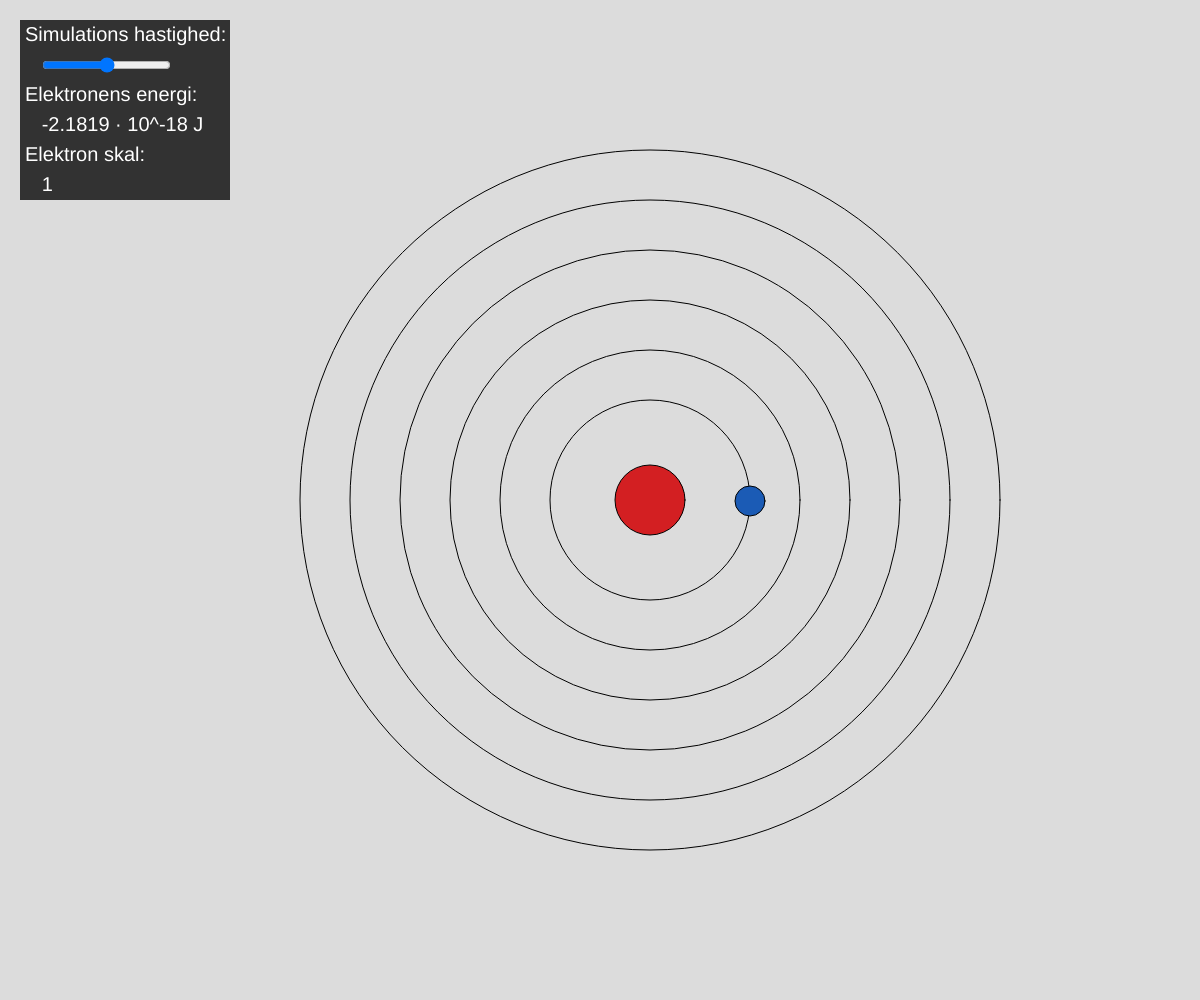
Frame 1 (no input)
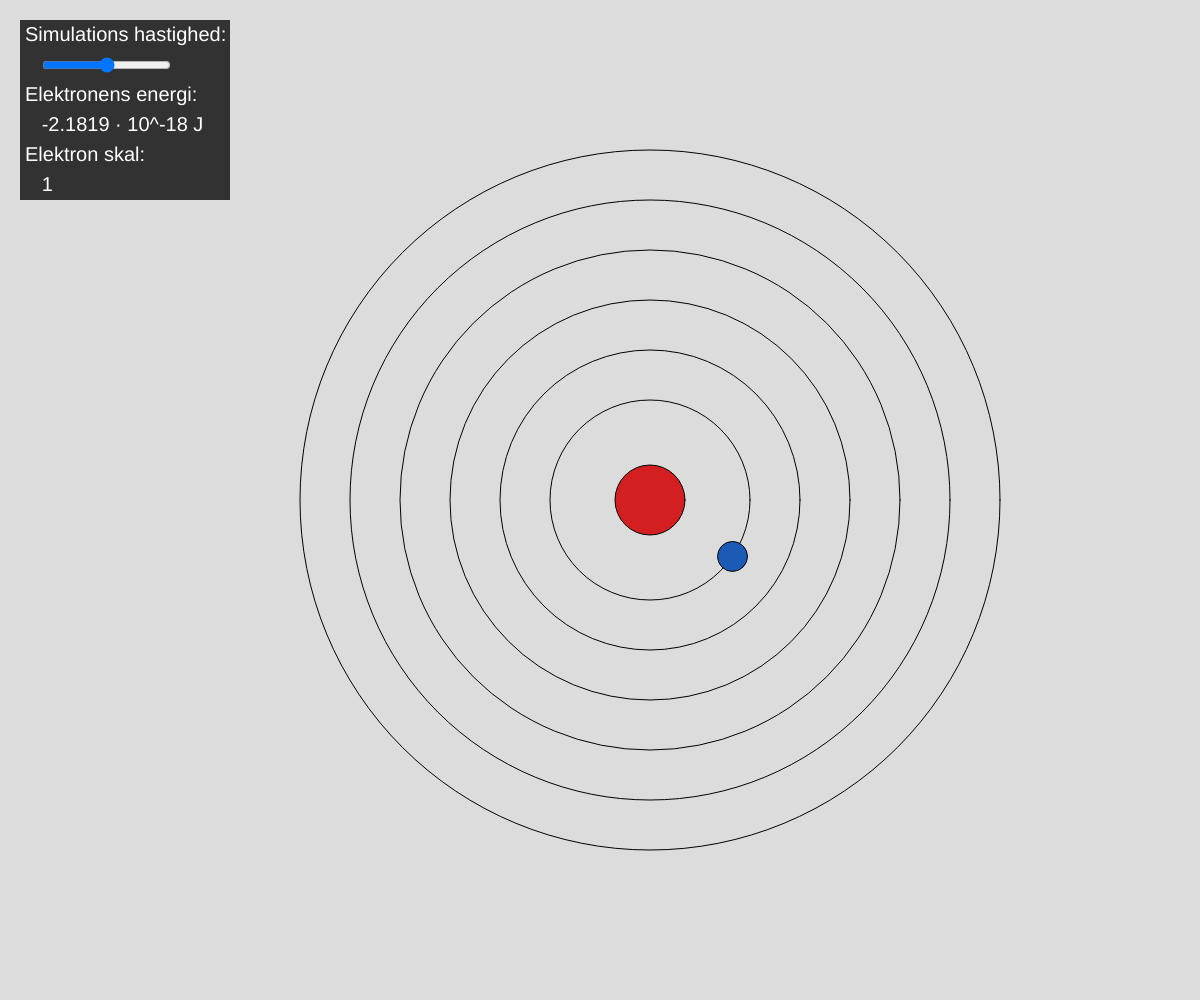
Frame 60 (no input)
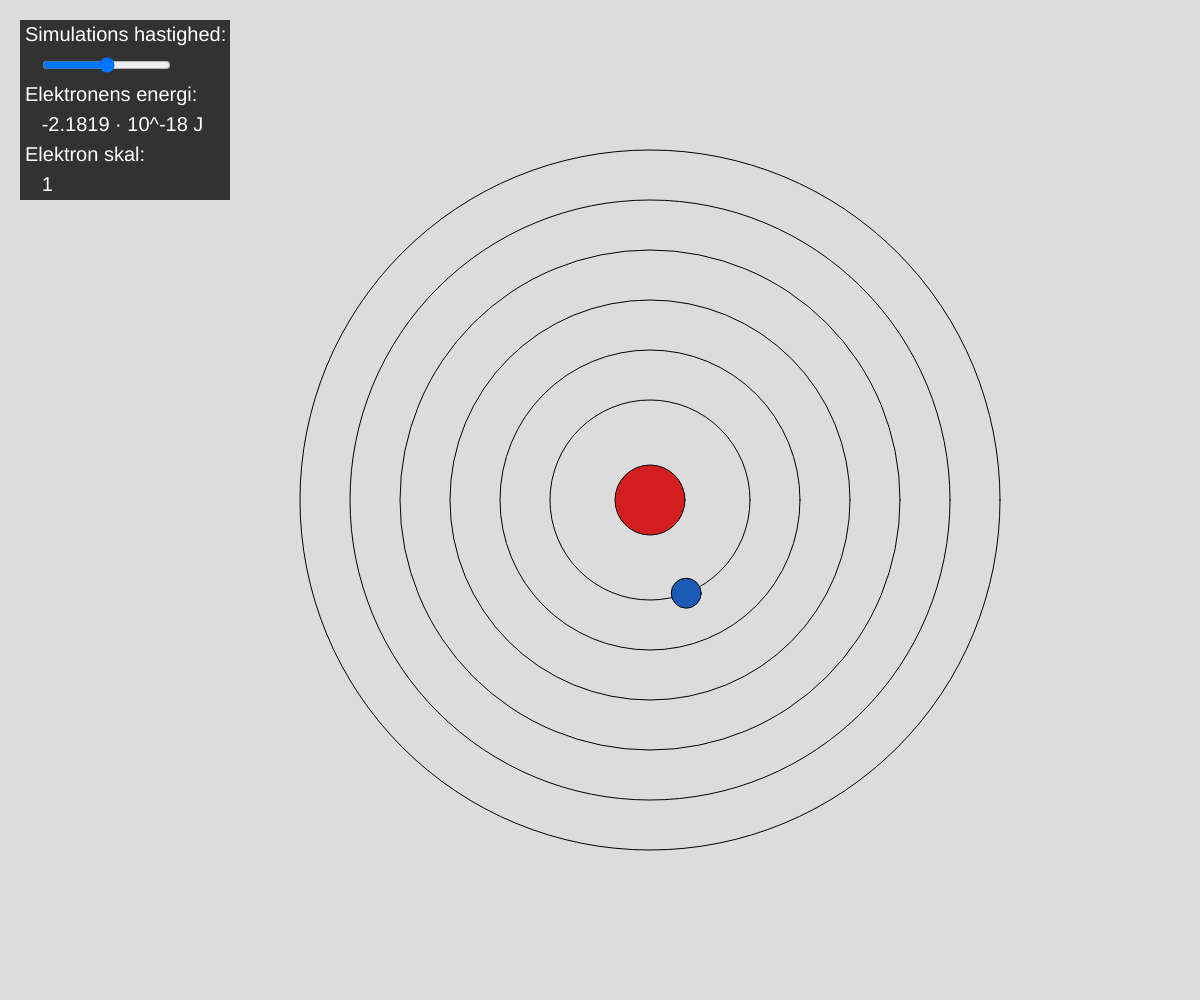
Frame 120 (the mouse pressed at the canvas centre since frame 60)

The p5.js sketch that drew these frames (run headless with seeded random() and noise() and a simulated clock; from frame 60 on, the mouse is pressed at the canvas centre):

// p5.js sketch
// ── sketch.js
// Skal konstanter
const NUM_RINGS = 6;
const INNER_RING_RADIUS = 50;
const RING_SPACING = 0.3;

// Proton/elektron/foton konstanter
const PROTON_RADIUS = 35;

const ELECTRON_RADIUS = 15;
const ELECTRON_SPEED = 0.02;

const PHOTON_RADIUS = 8;
const PHOTON_SPEED = 15;

// Farve/bølgelængde konstanter
let LIGHT_SPECTRUM = [];
const UV_WAVELENGTH = 280;
let UV_COLOR;
const IR_WAVELENGTH = 740;
let IR_COLOR;

// Mindste/største skærm bredde/højde
const MIN_SCREEN_SIZE = Math.min(window.innerWidth, window.innerHeight);
const MAX_SCREEN_SIZE = Math.max(window.innerWidth, window.innerHeight);

// Fysik konstanter
const PHYSICS = {
    h: 6.63 * Math.pow(10, -34), // Plancks konstant
    c: 3.0 * Math.pow(10, 8), // Lysets hastighed i vakuum
    R: 1.097 * Math.pow(10, 7), // R?
};

let atom;
let photons = [];

let ui;
let simSpeed = 0.5;

function setup() {
    createCanvas(windowWidth, windowHeight);
    atom = new Atom(width / 2 + 50, height / 2);

    textSize(20);
    textAlign(LEFT, TOP);
    ui = new UI();

    LIGHT_SPECTRUM = [
        [280, color(124, 19, 110)],
        [400, color(214, 25, 189)],
        [430, color(13, 0, 144)],
        [510, color(0, 233, 253)],
        [550, color(21, 184, 33)],
        [580, color(254, 246, 0)],
        [610, color(253, 103, 0)],
        [740, color(248, 0, 0)],
    ];
    UV_COLOR = color(0, 0, 255, 100);
    IR_COLOR = color(255, 0, 0, 100);
}

function draw() {
    background(220);
    // Opdater atom,fotoner,ui
    atom.update();
    for (let i = 0; i < photons.length; i++) if (photons[i] !== null) photons[i].update();
    ui.update();

    // Vis atom,fotoner,ui
    atom.display();
    for (let i = 0; i < photons.length; i++) if (photons[i] !== null) photons[i].display();
    ui.display();
}

function mousePressed() {
    atom.startDrag();
}
function mouseReleased() {
    atom.endDrag();
}

function spawnPhoton(sx, sy, ex, ey, energy, callback) {
    let index = photons.indexOf(null);
    if (index < 0) {
        index = photons.push(null) - 1;
    }
    photons[index] = new Photon(sx, sy, ex, ey, energy, index, callback);
}
function removePhoton(index) {
    photons[index] = null;
}

function splitNumber(num) {
    let mantissa = float((num + "").split("e")[0]);
    let exponent = float((num + "").split("e")[1]);
    return [mantissa, exponent];
}

class Photon {
    constructor(startX, startY, endX, endY, energy, index, callback) {
        this.xPos = startX;
        this.yPos = startY;
        this.endX = endX;
        this.endY = endY;

        this.energy = energy;
        // f = E/h
        let frequency = energy / PHYSICS.h;
        // λ = c/f
        this.wavelength = (PHYSICS.c / frequency) * Math.pow(10, 9);
        this.color = this.wavelengthToColor(this.wavelength);
        this.index = index;

        this.callback = callback;
    }

    update() {
        let dx = this.endX - this.xPos;
        let dy = this.endY - this.yPos;
        let distance = Math.sqrt(Math.pow(dx, 2) + Math.pow(dy, 2));

        if (distance < PHOTON_RADIUS * 2) {
            if (this.callback !== null) this.callback.call(atom);
            removePhoton(this.index);
        }

        this.xPos += (dx / distance) * PHOTON_SPEED * simSpeed;
        this.yPos += (dy / distance) * PHOTON_SPEED * simSpeed;
    }

    wavelengthToColor(wavelength) {
        if (wavelength < UV_WAVELENGTH) return UV_COLOR;
        if (wavelength > IR_WAVELENGTH) return IR_COLOR;
        for (let i = 0; i < LIGHT_SPECTRUM.length - 1; i++) {
            let [newWl, newCol] = LIGHT_SPECTRUM[i];
            let [nextWl, nextCol] = LIGHT_SPECTRUM[i + 1];
            if (wavelength >= newWl && wavelength <= nextWl) {
                let p = (wavelength - newWl) / (nextWl - newWl);
                return lerpColor(newCol, nextCol, p);
            } else continue;
        }
        return color(0);
    }

    display() {
        noStroke();
        fill(this.color);
        circle(this.xPos, this.yPos, PHOTON_RADIUS * 2);
        text("λ = " + this.wavelength.toFixed(4) + " [nm]", this.xPos, this.yPos + 10);
        let [m, e] = splitNumber(this.energy);
        text("E = " + m.toFixed(4) + " · 10^" + e + " [J]", this.xPos, this.yPos + 40);
    }
}

class Atom {
    constructor(xPos, yPos) {
        this.xPos = xPos;
        this.yPos = yPos;

        this.electronAngle = 0;
        this.electronOrbit = 0;

        this.ghostAngle = 0;
        this.ghostOrbit = 0;

        this.isDragging = false;
        this.isWaiting = false;
    }

    onPhotonHit() {
        this.electronAngle = this.ghostAngle;
        this.electronOrbit = this.ghostOrbit;
        this.isWaiting = false;
    }

    startDrag() {
        if (this.isWaiting) return;
        let [elecX, elecY] = this.electronPosition(this.electronAngle, this.electronOrbit);
        if (dist(mouseX, mouseY, elecX, elecY) < ELECTRON_RADIUS) {
            this.isDragging = true;
        }
    }

    endDrag() {
        if (this.isDragging && !this.isWaiting) {
            this.isWaiting = true;

            let orbit = this.radiusToOrbit(dist(mouseX, mouseY, this.xPos, this.yPos));
            // let distance = this.orbitToRadius(orbit);

            let angle = Math.atan2(mouseY - this.yPos, mouseX - this.xPos);

            this.ghostAngle = angle;
            this.ghostOrbit = orbit;

            this.jumpOrbit(this.electronOrbit, orbit);
        }
        this.isDragging = false;
    }

    orbitToRadius(orbit) {
        return (MIN_SCREEN_SIZE / NUM_RINGS) * (orbit + 1) * RING_SPACING + INNER_RING_RADIUS;
    }

    radiusToOrbit(radius) {
        let o = round(-(INNER_RING_RADIUS * NUM_RINGS + MIN_SCREEN_SIZE * RING_SPACING - radius * NUM_RINGS) / (MIN_SCREEN_SIZE * RING_SPACING));
        return min(max(o, 0), NUM_RINGS - 1);
    }

    electronPosition(angle, orbit) {
        let radius = this.orbitToRadius(orbit);
        return [this.xPos + cos(angle) * radius, this.yPos + sin(angle) * radius];
    }

    orbitToEnergy(orbit) {
        // E_n = -h * c * R * 1/n^2
        return (-PHYSICS.h * PHYSICS.c * PHYSICS.R) / Math.pow(orbit + 1, 2);
    }

    jumpOrbit(oldOrbit, newOrbit) {
        if (oldOrbit === newOrbit) {
            this.onPhotonHit();
            return;
        }
        let energy = this.orbitToEnergy(newOrbit) - this.orbitToEnergy(oldOrbit);

        let [elecX, elecY] = this.electronPosition(this.electronAngle, this.electronOrbit);
        // let [ofX, ofY] = this.electronPosition(this.electronAngle, NUM_RINGS * 2);

        let ofX = this.xPos + cos(this.electronAngle) * (MAX_SCREEN_SIZE / 2);
        let ofY = this.yPos + sin(this.electronAngle) * (MAX_SCREEN_SIZE / 2);

        if (energy < 0) {
            // emitter foton
            spawnPhoton(elecX, elecY, ofX, ofY, abs(energy), null);
            this.onPhotonHit();
        } else {
            // absorberer foton
            spawnPhoton(ofX, ofY, elecX, elecY, energy, this.onPhotonHit);
        }
    }

    update() {
        if (!this.isDragging && !this.isWaiting) {
            this.electronAngle += ELECTRON_SPEED * simSpeed;
            this.electronAngle %= TWO_PI;
        } else if (!this.isWaiting) {
            this.ghostOrbit = this.radiusToOrbit(dist(mouseX, mouseY, this.xPos, this.yPos));
            this.ghostAngle = Math.atan2(mouseY - this.yPos, mouseX - this.xPos);
        }
    }

    display() {
        stroke(0);

        // Tegn skallerne
        fill(0, 0);
        for (let i = 0; i < NUM_RINGS; i++) {
            circle(this.xPos, this.yPos, this.orbitToRadius(i) * 2);
        }
        // Tegn protonen
        fill(211, 31, 34);
        circle(this.xPos, this.yPos, PROTON_RADIUS * 2);
        // Tegn elektronen
        fill(27, 91, 181);
        let [elecX, elecY] = this.electronPosition(this.electronAngle, this.electronOrbit);
        circle(elecX, elecY, ELECTRON_RADIUS * 2);
        // Tegn gennemsigtig elektron
        if (this.isDragging || this.isWaiting) {
            fill(27, 91, 181, 150);
            noStroke();
            let [ghostX, ghostY] = this.electronPosition(this.ghostAngle, this.ghostOrbit);
            circle(ghostX, ghostY, ELECTRON_RADIUS * 2);
        }
    }
}

class UI {
    constructor() {
        this.xPos = 20;
        this.yPos = 20;
        this.speedSlider = createSlider(0, 100, simSpeed * 100);
        this.speedSlider.position(this.xPos + 20, this.yPos + 35);
    }

    update() {
        let newSpeed = this.speedSlider.value();
        if (simSpeed !== newSpeed) {
            simSpeed = newSpeed / 100;
        }
    }

    display() {
        fill(50);
        noStroke();
        rect(this.xPos, this.yPos, 210, 180);
        fill(255);
        text("Simulations hastighed:", this.xPos + 5, this.yPos + 5);
        text("Elektronens energi:", this.xPos + 5, this.yPos + 65);
        let energy = atom.orbitToEnergy(atom.electronOrbit);
        let [m, e] = splitNumber(energy);
        text("   " + m.toFixed(4) + " · 10^" + e + " J", this.xPos + 5, this.yPos + 95);
        text("Elektron skal:", this.xPos + 5, this.yPos + 125);
        text("   " + (atom.electronOrbit + 1), this.xPos + 5, this.yPos + 155);
    }
}
